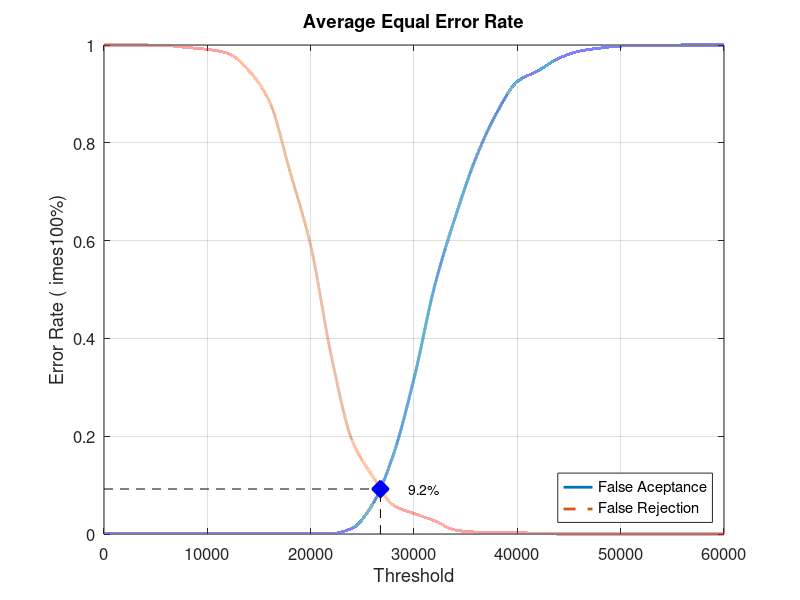
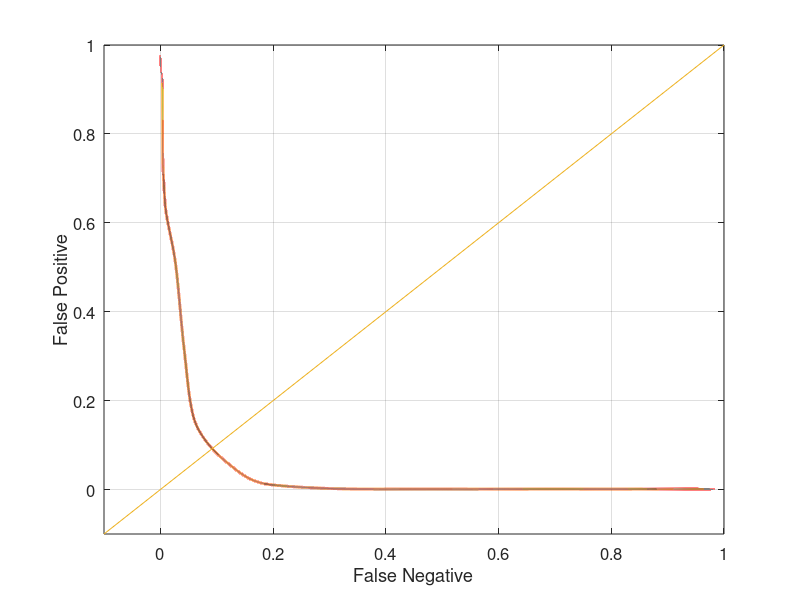

Reproduce these figures in MATLAB, in order.
function yEER = Database3Average()
%close all;
%clear;
%clc;
x = 0:2000:60000;
xq = 0:0.5:60000;

y0 = [0 0.00105263 0.00105263 0.00105263 0.00105263 0.00105263 0.00105263 0.00105263 0.00105263 0.00105263 0.00105263 0.00105263 0.0115789 0.0610526 0.162105 0.317895 0.507368 0.648421 0.769474 0.861053 0.925263 0.947368 0.972632 0.987368 0.993684 0.997895 0.998947 0.998947 1 1 1]
yy0 = interp1(x, y0, xq, 'pchip');
y1 = [1 1 1 0.999 0.995 0.991 0.983 0.948 0.885 0.741 0.59 0.364 0.192 0.118 0.059 0.042 0.027 0.008 0.004 0.004 0.003 0.001 0 0 0 0 0 0 0 0 0]
yy1 = interp1(x, y1, xq, 'pchip');

% Calculating EER: 
y2 = abs(y0 - y1);
find(y2 == min(y2))
yy2 = abs(yy0 - yy1);
xEER = find(yy2 == min(yy2));
xEERIndex = xq(xEER) % X-axis EER
yEER = yy0(xEER) % Y-axis EER

main = figure
plot(xq, yy0,'-','LineWidth', 2);	hold on
plot(xq, yy1,'--','LineWidth', 2);	hold on
plot([xEERIndex xEERIndex], [0 yEER], 'k--');	hold on
plot([0 xEERIndex], [yEER yEER], 'k--');	hold on
plot(xEERIndex, yEER, 'bx', 'LineWidth', 10);	hold on
text(xEERIndex + 10 * xEERIndex / 100, yEER, [num2str(round((10000 * yEER)) / 100) '%'])
legend('False Aceptance', 'False Rejection', 'Location', 'SouthEast')
xlabel('Threshold')
ylabel('Error Rate (	imes100%)')
title('Average Equal Error Rate')
set(gca, 'FontSize', 12)
axis([0 60000 0 1])
grid on

print(main, 'Database3AverageMain', '-dpng');
FNRxFPR = figure('Color', [1 1 1]);
plot(yy1, yy0, '-', yy1, yy0, 'LineWidth', 2);
hold on
y = -0.1:0.1:1
plot(y, y); 
set(gca, 'FontSize', 12)
xlabel('False Negative')
ylabel('False Positive')
axis([-0.1 1 -0.1 1])
set(gca, 'FontSize', 12)
grid on

print(FNRxFPR, 'Database3AverageFNRxFPR','-dpng');
end
